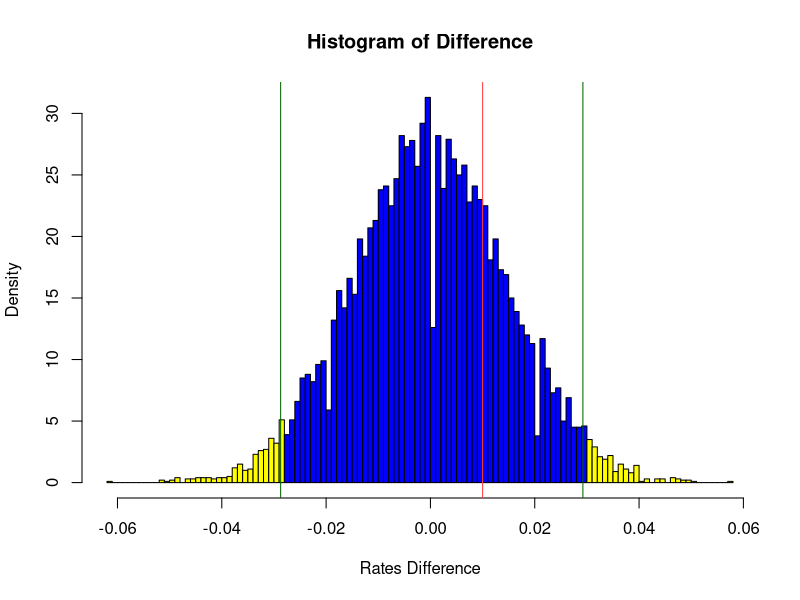

Here is the R script that generated this plot:
#
# STAT 230/530 Homework 2B               NAME:  <<<< Dingjue Ji dj333>>>>
#
# Due Wednesday, September 21, 1 PM.  Compile, print, and staple
#####################################################################

x<-data.frame(Y1=rbinom(n = 10000, size=1950, prob = 0.7),
              Y2=rbinom(n = 10000, size=1950, prob = 0.7))
ans1<-apply(x, 1, diff)/1950
q<-quantile(ans1,c(0.025,0.975))
breaks<-hist(ans1,breaks=100, plot=FALSE)$breaks
#Blue area: 95%
#Yellow area: 5%
#Green line: 2.5% and 97.5% quantile
#Red line: 1% difference
histo<-hist(ans1, freq=FALSE, xlab='Rates Difference', breaks=100,
            main='Histogram of Difference',
            col=ifelse(breaks>=q[2] | breaks<=q[1], 'yellow', 'blue'))
abline(v=quantile(ans1,c(0.025,0.975)), col='darkgreen')
abline(v=0.01, col='Brown1')


